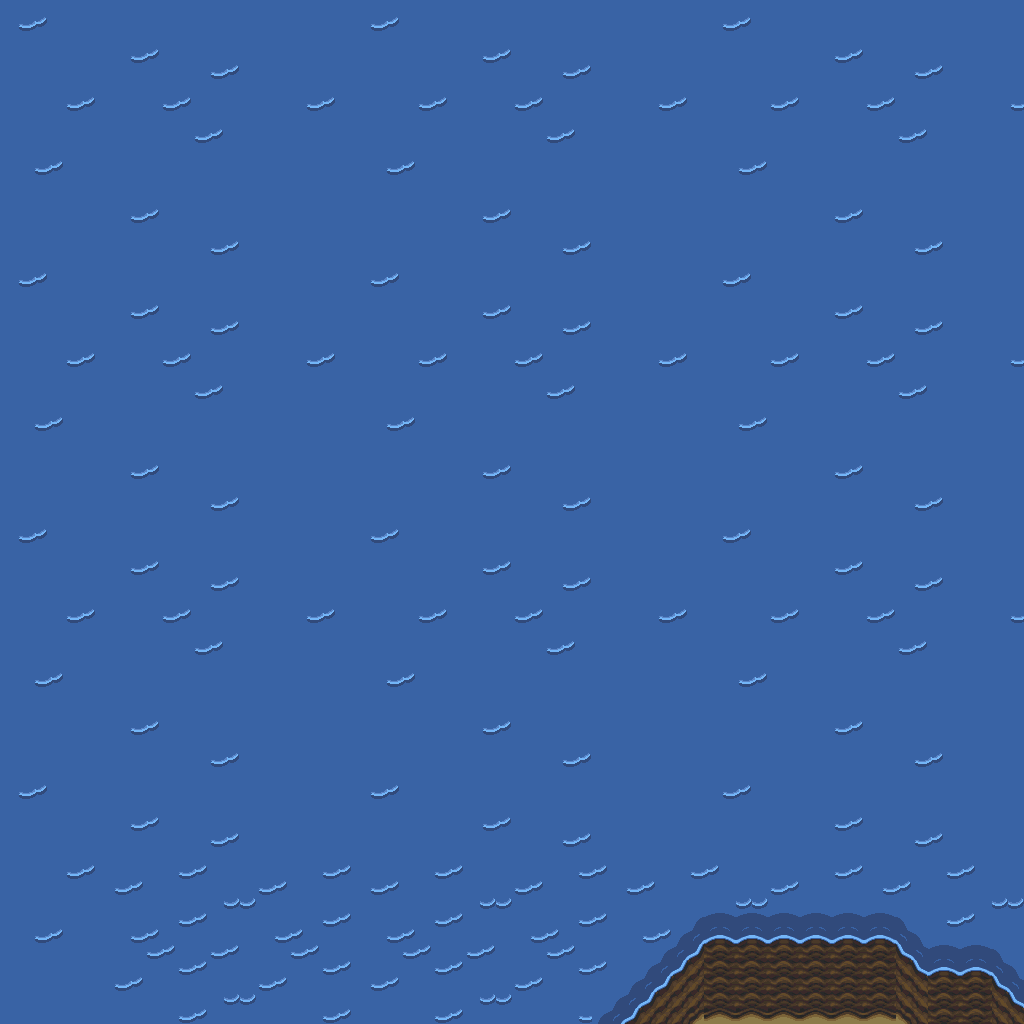

A 2D game scene composited from a Tiled map and its tileset images. What follows is a short description and the map's XML, with each tile layer's data collapsed to a summary:
An orthogonal 64x64 tile map with 16x16 px tiles, 1 tile layer (base), 2 hidden layers not drawn.

<map version="1.10" tiledversion="1.12.1" orientation="orthogonal" renderorder="right-down" width="64" height="64" tilewidth="16" tileheight="16" infinite="0" nextlayerid="4" nextobjectid="1">
 <tileset firstgid="1" source="../classiciphone_pics4.tsx" />
 <layer id="1" name="base" width="64" height="64">
  <data>[4096 cells, 4096 non-empty, 22 distinct tile ids]</data>
 </layer>
 <layer id="2" name="collision" width="64" height="64" visible="0">
  <properties><property name="collision" value="true" /></properties>
  <data>[4096 cells, 80 non-empty, 1 distinct tile ids]</data>
 </layer>
 <layer id="3" name="water" width="64" height="64" visible="0">
  <properties><property name="terrain" value="water" /></properties>
  <data>[4096 cells, 4004 non-empty, 1 distinct tile ids]</data>
 </layer>
</map>
